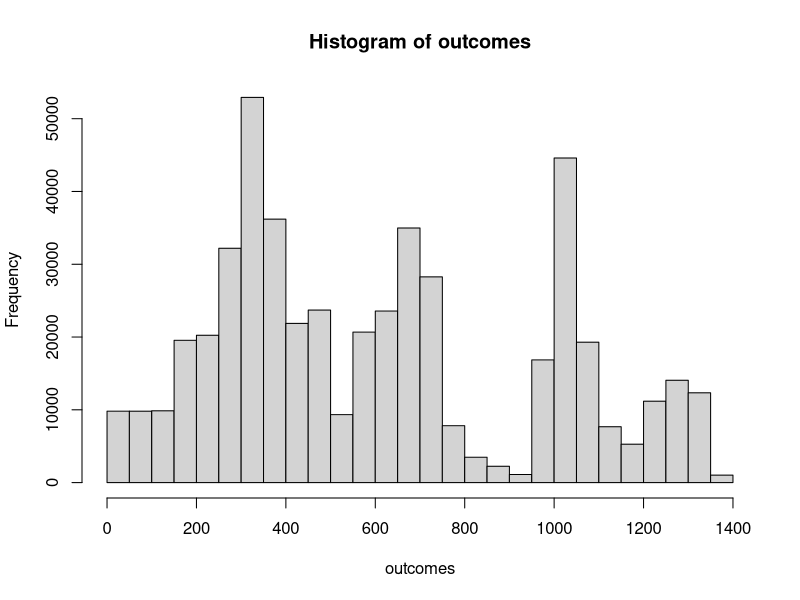

The R script that drew this image:
gamma_func <- function(x, alpha, beta) {
  if (x > 0)
    return(x^(alpha - 1) * exp(-beta * x))
  else
    return(0)
}


metropolis <- function(theta_0, n_iter, alpha, beta) {
  theta <- vector(length = n_iter + 1)
  current <- theta_0
  for (k in 1:n_iter + 1) {
    theta[k] <- current
    proposal <- rnorm(1, mean = theta[k], sd = 1)
    prob_prop <- pgamma(proposal, shape = alpha, rate = beta)
    prob_current <- pgamma(current, shape = alpha, rate = beta)
    ratio <- prob_prop / prob_current
    prob_decision <- min(1, ratio)
    decision <- rbinom(1, 1, prob_decision)
    current <- ifelse(decision == 1, proposal, current)
    current <- ifelse(current > 0, current, 0)
  }
  return(theta[-1])
}

outcomes <- metropolis(1, 5e5, 5, 0.2)

hist(outcomes)
